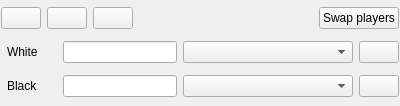
<?xml version="1.0" encoding="UTF-8"?>
<ui version="4.0">
 <class>PlayGame</class>
 <widget class="QWidget" name="PlayGame">
  <property name="geometry">
   <rect>
    <x>0</x>
    <y>0</y>
    <width>400</width>
    <height>106</height>
   </rect>
  </property>
  <property name="windowTitle">
   <string>Form</string>
  </property>
  <layout class="QVBoxLayout" name="verticalLayout">
   <property name="leftMargin">
    <number>1</number>
   </property>
   <property name="topMargin">
    <number>1</number>
   </property>
   <property name="rightMargin">
    <number>1</number>
   </property>
   <property name="bottomMargin">
    <number>1</number>
   </property>
   <item>
    <layout class="QHBoxLayout" name="horizontalLayout_3">
     <item>
      <widget class="QPushButton" name="b_new">
       <property name="toolTip">
        <string>Start a new game</string>
       </property>
       <property name="text">
        <string/>
       </property>
       <property name="icon">
        <iconset resource="../../resources.qrc">
         <normaloff>:/images/b_playstart.png</normaloff>:/images/b_playstart.png</iconset>
       </property>
       <property name="checkable">
        <bool>false</bool>
       </property>
       <property name="checked">
        <bool>false</bool>
       </property>
       <property name="flat">
        <bool>false</bool>
       </property>
      </widget>
     </item>
     <item>
      <widget class="QPushButton" name="b_continue">
       <property name="toolTip">
        <string>Continue current game</string>
       </property>
       <property name="text">
        <string/>
       </property>
       <property name="icon">
        <iconset resource="../../resources.qrc">
         <normaloff>:/images/b_play.png</normaloff>:/images/b_play.png</iconset>
       </property>
      </widget>
     </item>
     <item>
      <widget class="QPushButton" name="b_pause">
       <property name="toolTip">
        <string>Pause the current game</string>
       </property>
       <property name="text">
        <string/>
       </property>
       <property name="icon">
        <iconset resource="../../resources.qrc">
         <normaloff>:/images/b_pause.png</normaloff>:/images/b_pause.png</iconset>
       </property>
       <property name="shortcut">
        <string>Ctrl+S</string>
       </property>
      </widget>
     </item>
     <item>
      <spacer name="horizontalSpacer_2">
       <property name="orientation">
        <enum>Qt::Horizontal</enum>
       </property>
       <property name="sizeHint" stdset="0">
        <size>
         <width>40</width>
         <height>20</height>
        </size>
       </property>
      </spacer>
     </item>
     <item>
      <widget class="ClockWidget" name="clock1" native="true">
       <property name="minimumSize">
        <size>
         <width>8</width>
         <height>0</height>
        </size>
       </property>
      </widget>
     </item>
     <item>
      <widget class="ClockWidget" name="clock2" native="true">
       <property name="minimumSize">
        <size>
         <width>8</width>
         <height>0</height>
        </size>
       </property>
      </widget>
     </item>
     <item>
      <spacer name="horizontalSpacer">
       <property name="orientation">
        <enum>Qt::Horizontal</enum>
       </property>
       <property name="sizeHint" stdset="0">
        <size>
         <width>40</width>
         <height>20</height>
        </size>
       </property>
      </spacer>
     </item>
     <item>
      <widget class="QPushButton" name="b_flip">
       <property name="text">
        <string>Swap players</string>
       </property>
      </widget>
     </item>
    </layout>
   </item>
   <item>
    <layout class="QHBoxLayout" name="horizontalLayout">
     <item>
      <widget class="QLed" name="led1" native="true"/>
     </item>
     <item>
      <widget class="QLabel" name="label">
       <property name="minimumSize">
        <size>
         <width>50</width>
         <height>0</height>
        </size>
       </property>
       <property name="text">
        <string>White</string>
       </property>
      </widget>
     </item>
     <item>
      <widget class="QLineEdit" name="nameEdit1">
       <property name="text">
        <string/>
       </property>
      </widget>
     </item>
     <item>
      <widget class="QComboBox" name="engineCombo1">
       <property name="minimumSize">
        <size>
         <width>170</width>
         <height>0</height>
        </size>
       </property>
      </widget>
     </item>
     <item>
      <widget class="QPushButton" name="b_settings1">
       <property name="toolTip">
        <string>Engine configuration</string>
       </property>
       <property name="text">
        <string/>
       </property>
       <property name="icon">
        <iconset resource="../../resources.qrc">
         <normaloff>:/images/b_config.png</normaloff>:/images/b_config.png</iconset>
       </property>
      </widget>
     </item>
    </layout>
   </item>
   <item>
    <layout class="QHBoxLayout" name="horizontalLayout_2">
     <item>
      <widget class="QLed" name="led2" native="true"/>
     </item>
     <item>
      <widget class="QLabel" name="label_2">
       <property name="minimumSize">
        <size>
         <width>50</width>
         <height>0</height>
        </size>
       </property>
       <property name="text">
        <string>Black</string>
       </property>
      </widget>
     </item>
     <item>
      <widget class="QLineEdit" name="nameEdit2">
       <property name="text">
        <string/>
       </property>
      </widget>
     </item>
     <item>
      <widget class="QComboBox" name="engineCombo2">
       <property name="minimumSize">
        <size>
         <width>170</width>
         <height>0</height>
        </size>
       </property>
      </widget>
     </item>
     <item>
      <widget class="QPushButton" name="b_settings2">
       <property name="toolTip">
        <string>Engine configuration</string>
       </property>
       <property name="statusTip">
        <string/>
       </property>
       <property name="text">
        <string/>
       </property>
       <property name="icon">
        <iconset resource="../../resources.qrc">
         <normaloff>:/images/b_config.png</normaloff>:/images/b_config.png</iconset>
       </property>
      </widget>
     </item>
    </layout>
   </item>
  </layout>
 </widget>
 <customwidgets>
  <customwidget>
   <class>QLed</class>
   <extends>QWidget</extends>
   <header>qled.h</header>
   <container>1</container>
  </customwidget>
  <customwidget>
   <class>ClockWidget</class>
   <extends>QWidget</extends>
   <header>clockwidget.h</header>
   <container>1</container>
  </customwidget>
 </customwidgets>
 <resources>
  <include location="../../resources.qrc"/>
 </resources>
 <connections/>
</ui>
